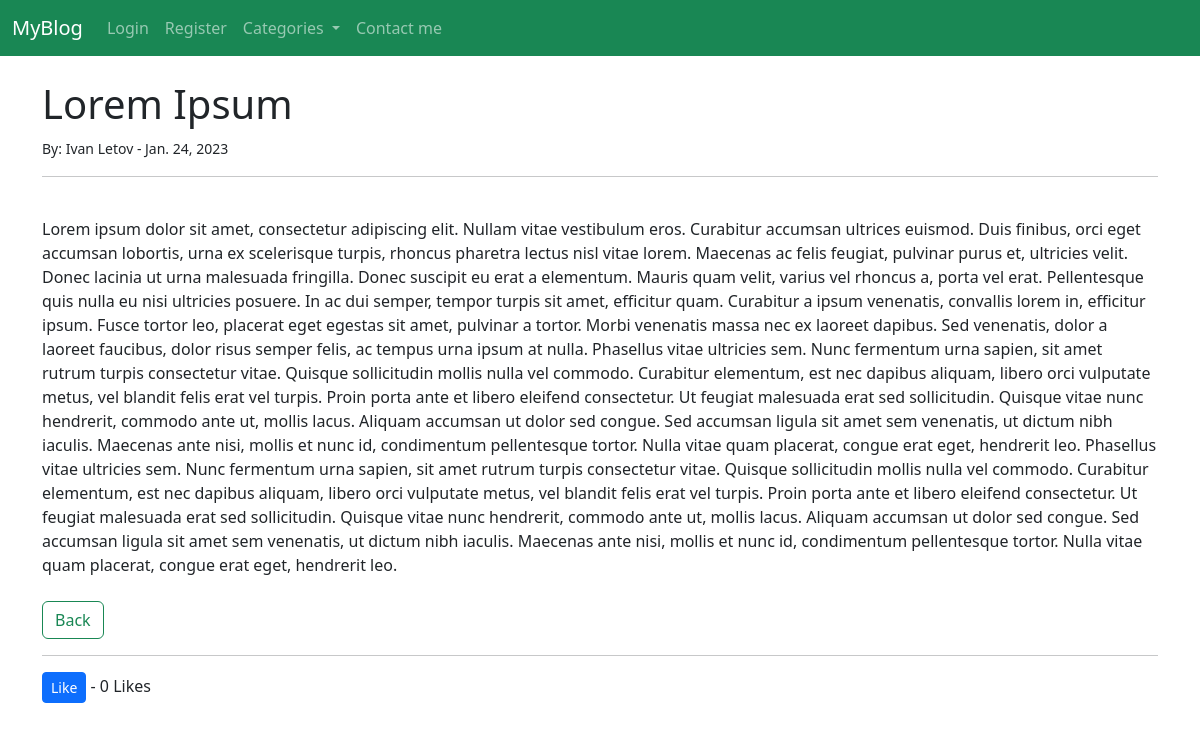
Screenshot of /article/8 with the database file from the repository.
### myblog/models.py (models this page shows, shortened)
class Post(models.Model):
	title = models.CharField(max_length=255)
	title_tag = models.CharField(max_length=255, default="My Blog")
	author = models.ForeignKey(User, on_delete=models.CASCADE)
	body = models.TextField()
	post_date = models.DateField(auto_now_add=True)
	category = models.CharField(max_length=255, default="random")
	likes = models.ManyToManyField(User, related_name='blog_posts') # related_name is like the ForeignKey
	def total_likes(self):
		return self.likes.count()

### myblog/views.py (the view)
# urls.py: path('article/<int:pk>', ArticleDetailView.as_view(), name="article-detail"),
class ArticleDetailView(DetailView):
	model = Post
	template_name = 'article_details.html'
	def get_context_data(self, *args, **kwargs):
		cat_menu = Category.objects.all()
		context = super(ArticleDetailView, self).get_context_data(*args, **kwargs)
		context['cat_menu'] = cat_menu
		likes_from_db = get_object_or_404(Post, id=self.kwargs['pk'])
		total_likes = likes_from_db.total_likes() # total_likes() comming from models.py/total_likes()
		context['total_likes'] = total_likes
		return context

### myblog/models.py (called while the page is built)
	def __str__(self):
		return self.name

### myblog/templates/article_details.html (shortened to what this page needs)
{% extends 'base.html' %}
{% block content %}
<h1>{{ post.title }}</h1>
<small>By: 	{{ post.author.first_name }}
			{{ post.author.last_name }} -
			{{ post.post_date }}
</small><br>
<hr><br>
{{ post.body|safe }}
<br><br>
<a href="{% url 'home' %}" class="btn btn-outline-success">Back</a>
<hr>
<form action="{% url 'like_post' post.pk %}" method="POST">
	<button type="submit", name="post_liked", value="{{ post.id }}", class="btn btn-primary btn-sm">
		Like
	</button> - {{ total_likes }} Likes
</form>
{% endblock %}

### rows the page displays
Post: title "Lorem Ipsum", author.first_name "Ivan", author.last_name "Letov", post_date "Jan. 24, 2023", body "Lorem ipsum dolor sit amet, consectetur adipiscing elit. Nullam vitae vestibulum eros. Curabitur accumsan ultrices euismod. Duis finibus, orci eget accumsan lobortis, urna ex scelerisque turpis, rhoncus pharetra lectus nisl vitae lorem. Maecenas ac felis feugiat, pulvinar purus et, ultricies velit. Donec lacinia ut urna malesuada fringilla. Donec suscipit eu erat a elementum. Mauris quam velit, varius vel rhoncus a, porta vel erat. Pellentesque quis nulla eu nisi ultricies posuere. In ac dui semper, tempor turpis sit amet, efficitur quam. Curabitur a ipsum venenatis, convallis lorem in, efficitur ipsum. Fusce tortor leo, placerat eget egestas sit amet, pulvinar a tortor. Morbi venenatis…"

### other values shown
{{ total_likes }} "0"
